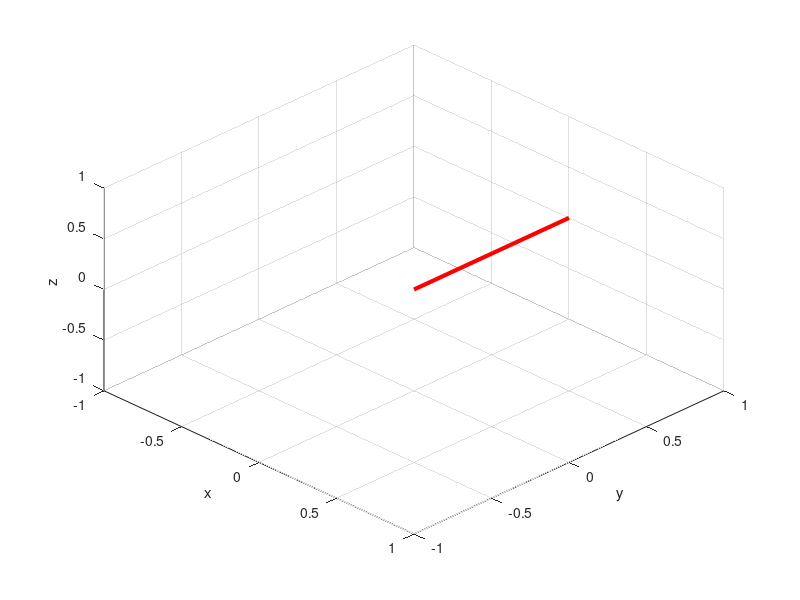

Write MATLAB code to recreate this figure. (Note: this script raises an error after producing the figure.)
%%
clear all; close all; clc;

az = linspace(0,45*(pi/180),2);
el = linspace(0,45*(pi/180),2);
r  = linspace(0,1,2); 
[x,y,z] = sph2cart(az,el,r);
%{
figure(1)
H1=plot(x,y,'o');
xlabel('x');ylabel('y');zlabel('z');
grid on;
set(H1,'LineWidth',3);
%}
%
figure(2)
H2=plot3(x,y,z,'r-');
xlabel('x');ylabel('y');zlabel('z');
grid on;
set(H2,'LineWidth',3);
view(45,45)
xlim([-1 1]);
ylim([-1 1]);
zlim([-1 1]);
%}
%% rotate
dx=xS(1)-xS(end);
dy=yS(1)-yS(end);
dz=zS(1)-zS(end);

az=90;
el=0;
[rx,ry,rz]=sph2cart(az,el,dz);

p=[xS',yS',zS']*vrrotvec2mat(vrrotvec([dx dy dz],[rx ry rz]));
sx=p(:,1)+xS(1);
sy=p(:,2)+yS(1);
sz=p(:,3)+zS(1);

H=plot3(sx,sy,sz);
%% circle
clear all; close all; clc;
radius=2;
N=20;
load('data_antUI.mat')

T = linspace(0,2*pi,N);
R = linspace(0,radius,N);
Z = linspace(1,1,N);
% rotate 
dx=xS(1)-xS(end);
dy=yS(1)-yS(end);
dz=zS(1)-zS(end);
az=90;
el=0;
[rx,ry,rz]=sph2cart(az,el,dz);
p=[T',R',Z']*vrrotvec2mat(vrrotvec([dx dy dz],[rx ry rz]));
sx=p(:,1)+xS(1);
sy=p(:,2)+yS(1);
sz=p(:,3)+zS(1);

%[TT,RR] = meshgrid(T,R);
[TT,RR] = meshgrid(sx,sy);
X = RR.*cos(TT);
Y = RR.*sin(TT);
Z = ones(size(X));
%
hold all
figure(1)
surf(X,Y,Z)
surf(X,Y,5*Z)
%}
%%
cylinder